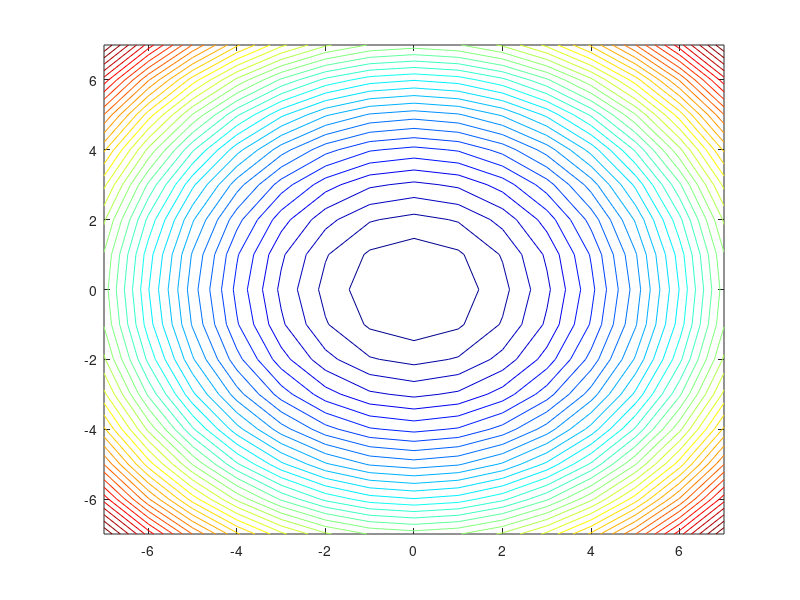

This figure's MATLAB source:
clear all; close all; clc
disp('Generate random matrix')
n = 100;


steps = -7:7;
[x1, x2] = meshgrid(steps, steps);
fx = x1.^2 + x2.^2;
contour(x1, x2, fx, 40);
colormap jet


xinit = randn(1);
yinit = randn(1);
fp0 = [xinit;yinit];
xtrue = 0;
ytrue = 0;
mMax = 10;
itmax = 10000;
atol = 1e-5;
lr = 1;
print = 1;
rega = 0;

disp('simAA');


